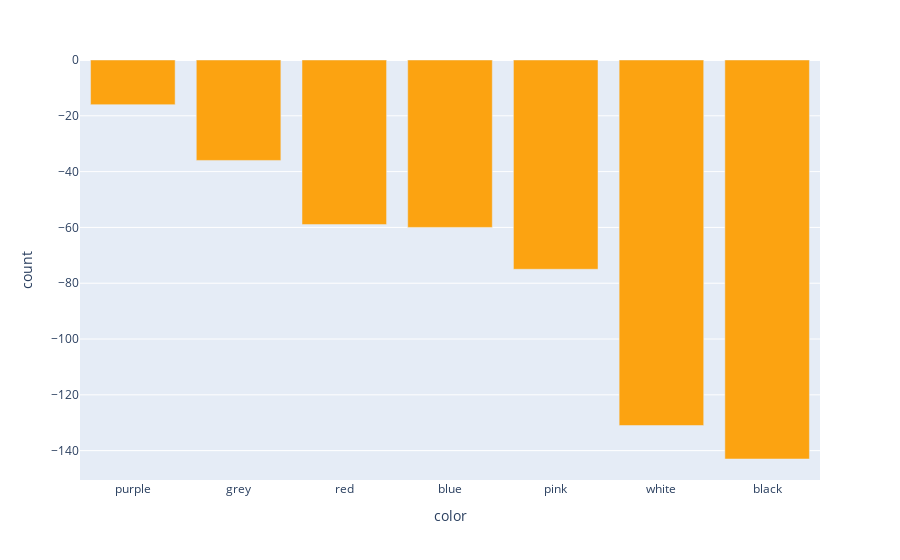

Notebook cell for this chart:
### Code cell
import plotly.express as px
px.bar(r,'color','count',color_discrete_sequence =['#FCA311']*10)

### Figure 1 — Plotly figure (JSON) as saved in the notebook; plotly's stock layout.template omitted (floating-point values rounded to 4 significant figures)
{"data": [{"alignmentgroup": "True", "hovertemplate": "color=%{x}<br>count=%{y}<extra></extra>", "legendgroup": "", "marker": {"color": "#FCA311", "pattern": {"shape": ""}}, "name": "", "offsetgroup": "", "orientation": "v", "showlegend": false, "textposition": "auto", "type": "bar", "x": ["purple", "grey", "red", "blue", "pink", "white", "black"], "xaxis": "x", "y": [-16, -36, -59, -60, -75, -131, -143], "yaxis": "y"}], "layout": {"barmode": "relative", "legend": {"tracegroupgap": 0}, "margin": {"t": 60}, "xaxis": {"anchor": "y", "domain": [0, 1], "title": {"text": "color"}}, "yaxis": {"anchor": "x", "domain": [0, 1], "title": {"text": "count"}}}}
